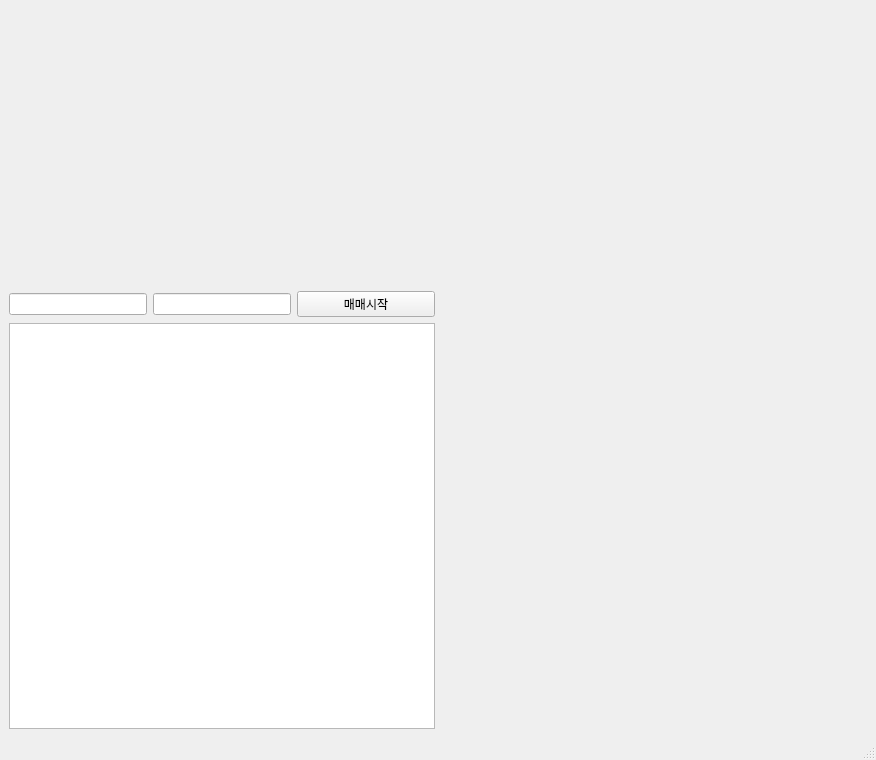
<?xml version="1.0" encoding="UTF-8"?>
<ui version="4.0">
 <class>MainWindow</class>
 <widget class="QMainWindow" name="MainWindow">
  <property name="geometry">
   <rect>
    <x>0</x>
    <y>0</y>
    <width>876</width>
    <height>760</height>
   </rect>
  </property>
  <property name="windowTitle">
   <string>MainWindow</string>
  </property>
  <widget class="QWidget" name="centralwidget">
   <layout class="QGridLayout" name="gridLayout">
    <item row="1" column="1">
     <widget class="OrderbookWidget" name="widget" native="true"/>
    </item>
    <item row="1" column="0">
     <layout class="QVBoxLayout" name="verticalLayout">
      <item>
       <widget class="OverviewWidget" name="widget_3" native="true">
        <property name="minimumSize">
         <size>
          <width>0</width>
          <height>120</height>
         </size>
        </property>
        <property name="maximumSize">
         <size>
          <width>16777215</width>
          <height>120</height>
         </size>
        </property>
       </widget>
      </item>
      <item>
       <widget class="ChartWidget" name="widget_2" native="true">
        <property name="minimumSize">
         <size>
          <width>0</width>
          <height>150</height>
         </size>
        </property>
        <property name="maximumSize">
         <size>
          <width>16777215</width>
          <height>150</height>
         </size>
        </property>
       </widget>
      </item>
      <item>
       <layout class="QHBoxLayout" name="horizontalLayout">
        <item>
         <widget class="QLineEdit" name="apiKey">
          <property name="sizePolicy">
           <sizepolicy hsizetype="Preferred" vsizetype="Fixed">
            <horstretch>0</horstretch>
            <verstretch>0</verstretch>
           </sizepolicy>
          </property>
         </widget>
        </item>
        <item>
         <widget class="QLineEdit" name="secKey">
          <property name="sizePolicy">
           <sizepolicy hsizetype="Preferred" vsizetype="Fixed">
            <horstretch>0</horstretch>
            <verstretch>0</verstretch>
           </sizepolicy>
          </property>
          <property name="echoMode">
           <enum>QLineEdit::Password</enum>
          </property>
         </widget>
        </item>
        <item>
         <widget class="QPushButton" name="button">
          <property name="text">
           <string>매매시작</string>
          </property>
         </widget>
        </item>
       </layout>
      </item>
      <item>
       <widget class="QTextEdit" name="textEdit">
        <property name="sizePolicy">
         <sizepolicy hsizetype="Preferred" vsizetype="Preferred">
          <horstretch>0</horstretch>
          <verstretch>0</verstretch>
         </sizepolicy>
        </property>
       </widget>
      </item>
     </layout>
    </item>
   </layout>
  </widget>
  <widget class="QMenuBar" name="menubar">
   <property name="geometry">
    <rect>
     <x>0</x>
     <y>0</y>
     <width>876</width>
     <height>26</height>
    </rect>
   </property>
  </widget>
  <widget class="QStatusBar" name="statusbar"/>
 </widget>
 <customwidgets>
  <customwidget>
   <class>OrderbookWidget</class>
   <extends>QWidget</extends>
   <header>orderbook</header>
   <container>1</container>
  </customwidget>
  <customwidget>
   <class>OverviewWidget</class>
   <extends>QWidget</extends>
   <header>overview</header>
   <container>1</container>
  </customwidget>
  <customwidget>
   <class>ChartWidget</class>
   <extends>QWidget</extends>
   <header>chart</header>
   <container>1</container>
  </customwidget>
 </customwidgets>
 <resources/>
 <connections/>
</ui>
